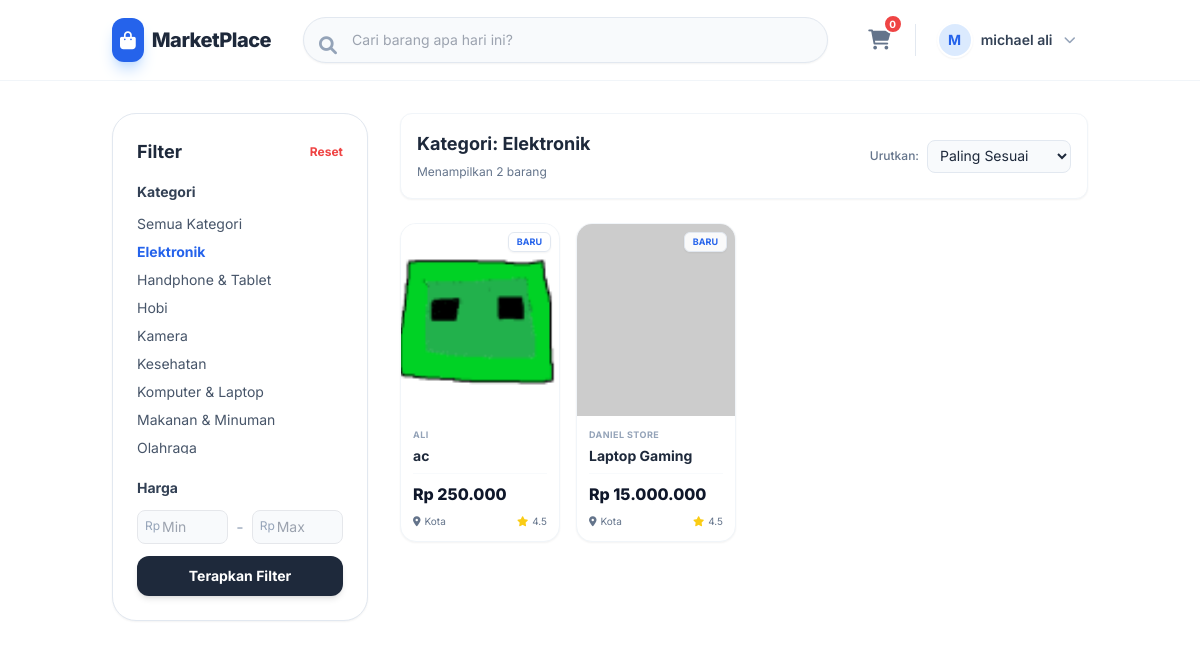
The app's page /views/browse.php?category=1 (signed in) with its own data.
### tables this page shows
CREATE TABLE `categories` (
    `id` int(11) NOT NULL,
    `nama_kategori` varchar(50) NOT NULL
  );

CREATE TABLE `products` (
    `id` int(11) NOT NULL,
    `shop_id` int(11) NOT NULL,
    `category_id` int(11) NOT NULL,
    `nama_produk` varchar(100) NOT NULL,
    `deskripsi` text DEFAULT NULL,
    `harga` decimal(10,2) NOT NULL,
    `stok` int(11) NOT NULL,
    `gambar` varchar(255) DEFAULT NULL,
    `created_at` timestamp NOT NULL DEFAULT current_timestamp()
  );

CREATE TABLE `shops` (
    `id` int(11) NOT NULL,
    `user_id` int(11) NOT NULL,
    `nama_toko` varchar(100) NOT NULL,
    `deskripsi_toko` text DEFAULT NULL,
    `alamat_toko` text DEFAULT NULL,
    `created_at` timestamp NOT NULL DEFAULT current_timestamp()
  );

### Views/browse.php (the view, shortened to what this page needs)
<?php
$is_logged_in = isset($_SESSION['user_id']);
$nama = $_SESSION['nama'] ?? 'Pengunjung';
$category_id = $_GET['category'] ?? null;
$search_query = $_GET['search'] ?? null;
$min_price = $_GET['min'] ?? null;
$max_price = $_GET['max'] ?? null;
$database = new Database();
$db = $database->getConnection();
$sql = "SELECT p.*, s.nama_toko, c.nama_kategori
        FROM products p
        JOIN shops s ON p.shop_id = s.id
        JOIN categories c ON p.category_id = c.id
        WHERE 1=1";
$params = [];
if ($category_id) {
    $sql .= " AND p.category_id = :cat_id";
    $params[':cat_id'] = $category_id;
}
$sql .= " ORDER BY p.created_at DESC";
$stmt = $db->prepare($sql);
$stmt->execute($params);
$products = $stmt->fetchAll(PDO::FETCH_ASSOC);
$stmt_cat = $db->prepare("SELECT * FROM categories ORDER BY nama_kategori ASC");
$stmt_cat->execute();
$categories = $stmt_cat->fetchAll(PDO::FETCH_ASSOC);
?>
<!DOCTYPE html>
<html lang="id">
<head>
    <script src="https://cdn.tailwindcss.com"></script>
    <link rel="stylesheet" href="https://cdnjs.cloudflare.com/ajax/libs/font-awesome/6.0.0/css/all.min.css">
</head>
<body class="text-slate-800">
    <nav class="bg-white sticky top-0 z-50 border-b border-slate-100">
        <div class="container mx-auto px-4 sm:px-6 h-20 flex items-center justify-between gap-4">
            <a href="../index.php" class="flex items-center gap-2 flex-shrink-0">
                <div class="bg-blue-600 text-white p-2 rounded-xl shadow-lg shadow-blue-200">
                    <i class="fas fa-shopping-bag text-lg"></i>
                </div>
                <span class="text-xl font-extrabold text-slate-800 tracking-tight hidden md:block">MarketPlace</span>
            </a>
            <div class="flex-1 max-w-2xl mx-4">
                <form action="browse.php" method="GET" class="relative group">
                    <input type="text" name="search" value="<?php echo htmlspecialchars($search_query); ?>"
                           class="w-full border border-slate-200 bg-slate-50 rounded-full py-3 pl-12 pr-6 text-sm focus:outline-none focus:border-blue-500 focus:ring-2 focus:ring-blue-100 focus:bg-white transition-all shadow-sm"
                           placeholder="Cari barang apa hari ini?">
                    <i class="fas fa-search absolute left-4 top-3.5 text-slate-400 group-focus-within:text-blue-500 transition text-lg"></i>
                </form>
            </div>
            <div class="flex items-center gap-4 flex-shrink-0">
                <?php if ($is_logged_in): ?>
                    <a href="#" class="text-slate-500 hover:text-blue-600 p-2 relative transition">
                        <i class="fas fa-shopping-cart text-xl"></i>
                        <span class="absolute -top-1 -right-1 bg-red-500 text-white text-[10px] font-bold w-5 h-5 flex items-center justify-center rounded-full border-2 border-white">0</span>
                    </a>
                    <div class="relative">
                        <button id="navProfileTrigger" class="flex items-center gap-2 hover:bg-slate-50 p-1 pr-3 rounded-full transition border border-transparent hover:border-slate-200">
                            <div class="w-9 h-9 rounded-full bg-blue-100 text-blue-600 flex items-center justify-center font-bold text-sm border-2 border-white shadow-sm">
                                <?php echo strtoupper(substr($nama, 0, 1)); ?>
                            </div>
                            <span class="text-sm font-semibold text-slate-700 hidden md:block max-w-[100px] truncate"><?php echo htmlspecialchars($nama); ?></span>
                            <i class="fas fa-chevron-down text-xs text-slate-400 ml-1 transition-transform duration-200" id="navChevron"></i>
                        </button>
                    </div>
                <?php else: ?>
                    <a href="login.php" class="text-slate-600 hover:text-blue-600 font-bold text-sm px-4 py-2 transition">Masuk</a>
                    <a href="register.php" class="bg-blue-600 hover:bg-blue-700 text-white font-bold py-2.5 px-6 rounded-full text-sm transition shadow-lg shadow-blue-200">Daftar</a>
                <?php endif; ?>
            </div>
        </div>
    </nav>
    <div class="container mx-auto px-4 sm:px-6 py-8">
        <div class="flex flex-col md:flex-row gap-8">
            <div class="w-full md:w-64 flex-shrink-0">
                <div class="bg-white rounded-[1.5rem] shadow-sm border border-slate-200 p-6 sticky top-24">
                    <div class="flex items-center justify-between mb-4">
                        <h3 class="font-bold text-slate-800 text-lg">Filter</h3>
                        <a href="browse.php" class="text-xs text-red-500 font-bold hover:underline">Reset</a>
                    </div>
                    <div class="mb-6">
                        <h4 class="text-sm font-bold text-slate-700 mb-3">Kategori</h4>
                        <div class="space-y-2 max-h-60 overflow-y-auto pr-2 custom-scrollbar">
                            <a href="browse.php<?php echo $search_query ? '?search='.$search_query : ''; ?>"
                               class="block text-sm <?php echo !$category_id ? 'text-blue-600 font-bold' : 'text-slate-600 hover:text-blue-600'; ?>">
                               Semua Kategori
                            </a>
                            <?php foreach($categories as $cat): ?>
                                <a href="browse.php?category=<?php echo $cat['id']; ?><?php echo $search_query ? '&search='.$search_query : ''; ?>"
                                   class="block text-sm <?php echo $category_id == $cat['id'] ? 'text-blue-600 font-bold' : 'text-slate-600 hover:text-blue-600'; ?>">
                                    <?php echo htmlspecialchars($cat['nama_kategori']); ?>
                                </a>
                            <?php endforeach; ?>
                        </div>
                    </div>
                    <form action="browse.php" method="GET">
                        <h4 class="text-sm font-bold text-slate-700 mb-3">Harga</h4>
                        <div class="flex items-center gap-2 mb-3">
                            <div class="relative w-full">
                                <span class="absolute left-2 top-2 text-xs text-slate-400">Rp</span>
                                <input type="number" name="min" placeholder="Min" value="<?php echo $min_price; ?>" class="w-full border rounded-lg pl-6 pr-2 py-1.5 text-sm focus:outline-none focus:border-blue-500 bg-slate-50">
                            </div>
                            <span class="text-slate-400">-</span>
                            <div class="relative w-full">
                                <span class="absolute left-2 top-2 text-xs text-slate-400">Rp</span>
                                <input type="number" name="max" placeholder="Max" value="<?php echo $max_price; ?>" class="w-full border rounded-lg pl-6 pr-2 py-1.5 text-sm focus:outline-none focus:border-blue-500 bg-slate-50">
                            </div>
                        </div>
                        <button type="submit" class="w-full bg-slate-800 text-white font-bold py-2.5 rounded-xl text-sm hover:bg-slate-900 transition shadow-md">Terapkan Filter</button>
                    </form>
                </div>
            </div>
            <div class="flex-1">
                <div class="mb-6 flex items-center justify-between bg-white p-4 rounded-xl border border-slate-100 shadow-sm">
                    <div>
                        <h1 class="text-lg font-bold text-slate-800">
                            <?php
                                if($search_query) echo 'Hasil pencarian: "' . htmlspecialchars($search_query) . '"';
                                elseif($category_id) {
                                    $catName = "Kategori";
                                    foreach($categories as $c) { if($c['id'] == $category_id) $catName = $c['nama_kategori']; }
                                    echo 'Kategori: ' . htmlspecialchars($catName);
                                }
                                else echo 'Semua Produk';
                            ?>
                        </h1>
                        <span class="text-xs text-slate-500">Menampilkan <?php echo count($products); ?> barang</span>
                    </div>
                    <div class="flex items-center gap-2">
                        <span class="text-xs text-slate-500 font-medium">Urutkan:</span>
                        <select class="border border-slate-200 rounded-lg text-sm px-2 py-1.5 focus:outline-none bg-slate-50 cursor-pointer">
                            <option>Paling Sesuai</option>
                        </select>
                    </div>
                </div>
                <?php if(count($products) > 0): ?>
                    <div class="grid grid-cols-2 md:grid-cols-3 lg:grid-cols-4 gap-4">
                        <?php foreach($products as $prod): ?>
                            <div class="bg-white rounded-2xl shadow-sm border border-slate-100 overflow-hidden hover:shadow-xl hover:-translate-y-1 transition duration-300 group cursor-pointer flex flex-col h-full" onclick="addToCart(<?php echo $prod['id']; ?>)">
                                <div class="h-48 bg-slate-50 relative overflow-hidden">
                                    <img src="<?php echo $prod['gambar'] ? '../assets/images/'.$prod['gambar'] : 'https://via.placeholder.com/300?text=No+Image'; ?>"
                                         class="w-full h-full object-cover group-hover:scale-105 transition duration-500">
                                    <?php if(strtotime($prod['created_at']) > strtotime('-7 days')): ?>
                                    <div class="absolute top-2 right-2 bg-white/90 backdrop-blur-sm px-2 py-0.5 rounded-md text-[9px] font-bold text-blue-600 shadow-sm border border-slate-200">
                                        BARU
                                    </div>
                                    <?php endif; ?>
                                </div>
                                <div class="p-3 flex flex-col flex-grow">
                                    <div class="text-[9px] text-slate-400 font-bold uppercase tracking-wider mb-1">
                                        <?php echo htmlspecialchars($prod['nama_toko']); ?>
                                    </div>
                                    <h3 class="font-bold text-slate-800 text-sm line-clamp-2 mb-2 group-hover:text-blue-600 transition leading-snug">
                                        <?php echo htmlspecialchars($prod['nama_produk']); ?>
                                    </h3>
                                    <div class="mt-auto pt-2 border-t border-slate-50">
                                        <p class="text-slate-900 font-extrabold text-base mb-2">Rp <?php echo number_format($prod['harga'], 0, ',', '.'); ?></p>
                                        <div class="flex items-center justify-between text-[10px] text-slate-500">
                                            <span class="flex items-center gap-1"><i class="fas fa-map-marker-alt"></i> Kota</span>
                                            <span class="flex items-center gap-1"><i class="fas fa-star text-yellow-400"></i> 4.5</span>
                                        </div>
                                    </div>
                                </div>
                            </div>
                        <?php endforeach; ?>
                    </div>
                <?php endif; ?>
            </div>
        </div>
    </div>
</body>
</html>

### Views/browse.php (style rules this page uses)
body { font-family: 'Inter', sans-serif; background-color: #ffffff; }

### records on screen
categories: nama_kategori "Elektronik"
categories: nama_kategori "Handphone & Tablet"
categories: nama_kategori "Hobi"
categories: nama_kategori "Kamera"
categories: nama_kategori "Kesehatan"
categories: nama_kategori "Komputer & Laptop"
categories: nama_kategori "Makanan & Minuman"
categories: nama_kategori "Olahraga"
products: gambar (picture), shows "BARU", shop.nama_toko "ALI", nama_produk "ac", harga "250.000"
products: shows "BARU", shop.nama_toko "DANIEL STORE", nama_produk "Laptop Gaming", harga "15.000.000"

### other values on screen
substr($nama, 0, 1) "M"
$nama "michael ali"
count($products) "2"
